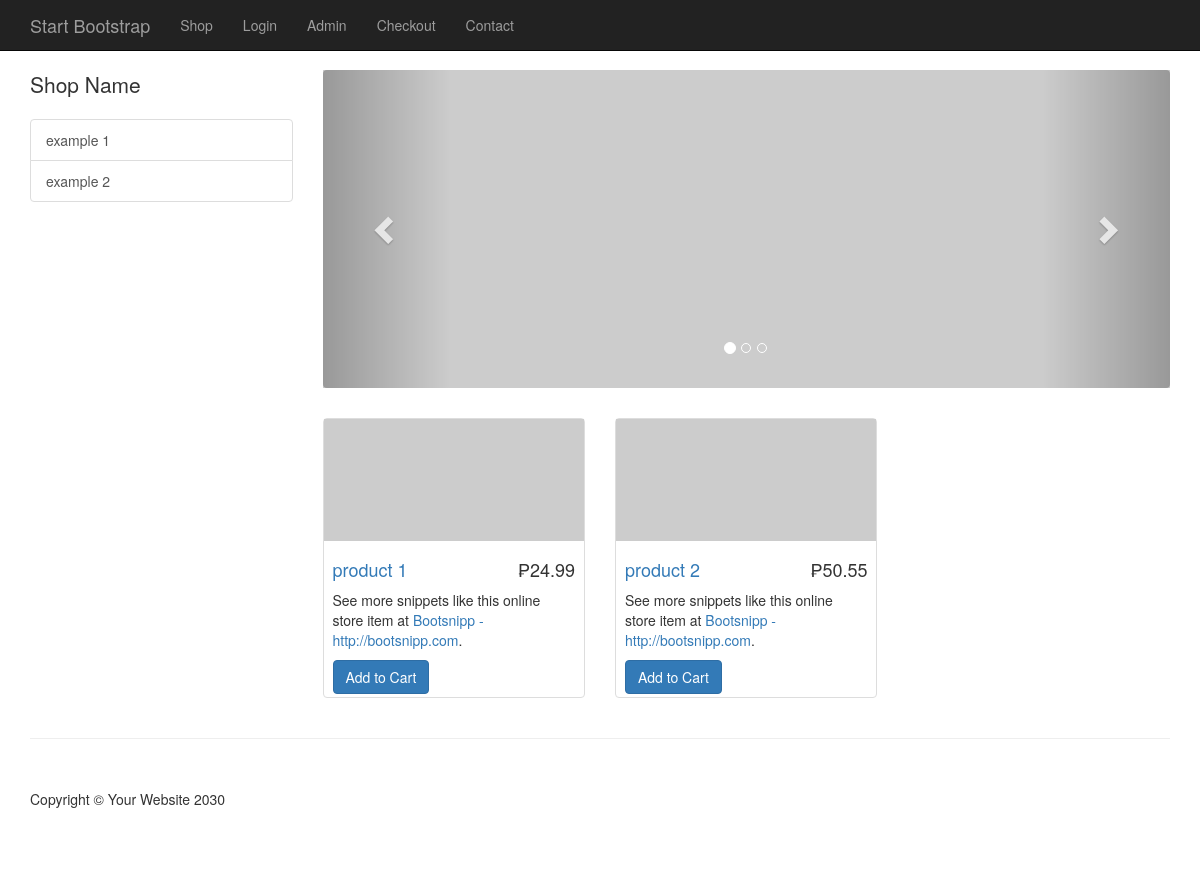
The page / on the database its author committed.
### tables this page shows
CREATE TABLE `categories` (
  `cat_id` int(11) NOT NULL,
  `cat_title` varchar(255) NOT NULL
);

CREATE TABLE `products` (
  `product_id` int(11) NOT NULL,
  `product_title` varchar(255) NOT NULL,
  `product_category_id` int(11) NOT NULL,
  `product_price` float NOT NULL,
  `product_description` text NOT NULL,
  `product_image` varchar(255) NOT NULL,
  `short_desc` text NOT NULL
);

### resources/functions.php (the view, shortened to what this page needs)
<?php
function query($sql)
{
    global $connection;
    return mysqli_query($connection, $sql);
}
function fetch_array($result)
{
    return mysqli_fetch_array($result);
}
function get_products()
{
    $query = query("SELECT * FROM products");
    while ($row = fetch_array($query)) {
        $product = <<<DELIMETER
                <div class="col-sm-4 col-lg-4 col-md-4">
                    <div class="thumbnail">
                       <a  href="item.php?id={$row['product_id']}"> <img src="{$row['product_image']}" alt=""> </a>
                        <div class="caption">
                            <h4 class="pull-right">&#8369;{$row['product_price']}</h4>
                            <h4><a href="item.php?id={$row['product_id']}">{$row['product_title']}</a>
                            </h4>
                            <p>See more snippets like this online store item at <a target="_blank"
                                    href="http://www.bootsnipp.com">Bootsnipp - http://bootsnipp.com</a>.</p>
                        <a class="btn btn-primary" target="_blank"
                            href="item.php?id={$row['product_id']}">Add to Cart</a>
                        </div>
                    </div>
                </div>
        DELIMETER;
        echo $product;
    }
}
function get_categories()
{
    $query = query('SELECT * FROM categories');
    while ($row = fetch_array($query)) {
        $category_link = <<<DELIMETER
             <a href='category.php?id={$row['cat_id']}' class='list-group-item'>{$row['cat_title']}</a>
        DELIMETER;
        echo $category_link;
    }
}
?>

### resources/templates/front/header.php (shortened to what this page needs)
<!DOCTYPE html>
<html lang="en">
<head>
    <link href="css/bootstrap.min.css" rel="stylesheet">
    <link href="css/shop-homepage.css" rel="stylesheet">
    <link href="css/styles.css" rel="stylesheet">
</head>
<body>
    <nav class="navbar navbar-inverse navbar-fixed-top" role="navigation">
        <?php include(TEMPLATE_FRONT . DS . "top_nav.php"); ?>
    </nav>

### resources/templates/front/top_nav.php (shortened to what this page needs)
<div class="container">
    <div class="navbar-header">
        <a class="navbar-brand" href="index.php">Start Bootstrap</a>
    </div>
    <div class="collapse navbar-collapse" id="bs-example-navbar-collapse-1">
        <ul class="nav navbar-nav">
            <li>
                <a href="shop.php">Shop</a>
            </li>
            <li>
                <a href="#">Login</a>
            </li>
            <li>
                <a href="admin">Admin</a>
            </li>
            <li>
                <a href="checkout.html">Checkout</a>
            </li>
            <li>
                <a href="contact.html">Contact</a>
            </li>
        </ul>
    </div>
</div>

### public/index.php (shortened to what this page needs)
<?php include(TEMPLATE_FRONT . DS . "header.php"); ?>
<div class="container">
    <div class="row">
        <?php include(TEMPLATE_FRONT . DS . "side_nav.php"); ?>
        <div class="col-md-9">
            <div class="row carousel-holder">
                <div class="col-md-12">
                    <?php include(TEMPLATE_FRONT . DS . "slider.php"); ?>
                </div>
            </div>
            <div class="row">
                <?php get_products(); ?>
            </div>
        </div>
    </div>
</div>
<?php include(TEMPLATE_FRONT . DS . "footer.php"); ?>

### resources/templates/front/side_nav.php
<div class="col-md-3">
    <p class="lead">Shop Name</p>
    <div class="list-group">
        <?php
            get_categories();
        ?>
    </div>
</div>

### resources/templates/front/slider.php (shortened to what this page needs)
<div id="carousel-example-generic" class="carousel slide" data-ride="carousel">
    <ol class="carousel-indicators">
        <li data-target="#carousel-example-generic" data-slide-to="0" class="active"></li>
        <li data-target="#carousel-example-generic" data-slide-to="1"></li>
        <li data-target="#carousel-example-generic" data-slide-to="2"></li>
    </ol>
    <div class="carousel-inner">
        <div class="item active">
            <img class="slide-image" src="http://placehold.co/800x300" alt="">
        </div>
    </div>
    <a class="left carousel-control" href="#carousel-example-generic" data-slide="prev">
        <span class="glyphicon glyphicon-chevron-left"></span>
    </a>
    <a class="right carousel-control" href="#carousel-example-generic" data-slide="next">
        <span class="glyphicon glyphicon-chevron-right"></span>
    </a>
</div>

### resources/templates/front/footer.php (shortened to what this page needs)
    <div class="container">
        <hr>
        <footer>
            <div class="row">
                <div class="col-lg-12">
                    <p>Copyright &copy; Your Website 2030</p>
                </div>
            </div>
        </footer>
    </div>
</body>
</html>

### public/css/shop-homepage.css (style rules this page uses)
body { padding-top: 70px; }
.slide-image { width: 100%; }
.carousel-holder { margin-bottom: 30px; }
.carousel-control, .item { border-radius: 4px; }
.caption { height: 130px; overflow: hidden; }
.caption h4 { white-space: nowrap; }
.thumbnail img { width: 100%; }
.thumbnail { padding: 0; }
footer { margin: 50px 0; }

### public/css/styles.css (style rules this page uses)
.caption { height: 156px; }

### rows shown on the page
categories: cat_title "example 1"
categories: cat_title "example 2"
products: product_price "24.99", product_title "product 1"
products: product_price "50.55", product_title "product 2"
